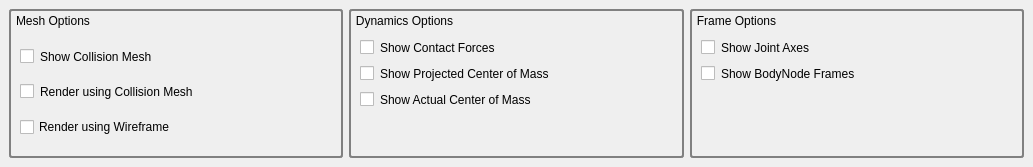
<?xml version="1.0" encoding="UTF-8"?>
<ui version="4.0">
 <class>Visualization_Tab</class>
 <widget class="QDockWidget" name="Visualization_Tab">
  <property name="geometry">
   <rect>
    <x>0</x>
    <y>0</y>
    <width>1033</width>
    <height>167</height>
   </rect>
  </property>
  <property name="autoFillBackground">
   <bool>false</bool>
  </property>
  <property name="styleSheet">
   <string notr="true">QDockWidget { 
   font: 0.5pt &quot;Ubuntu&quot;;
   color:rgb(255, 255, 255);
}
QDockWidget::title {
     text-align: left;
     subcontrol-position: top left;
     position: absolute;
     top: 0px; left: 0px; bottom: 0px;
 }
QDockWidget::close-button, QDockWidget::float-button {
    icon-size: 14px; /* maximum icon size */
 }
QDockWidget::close-button {
     subcontrol-position: top right;
     position: absolute;
     top: 0px; right: 5px; bottom: 0px;
     width: 14px;
 }

QDockWidget::float-button {
     subcontrol-position: top right;
     position: absolute;
     top: 0px; right: 20px; bottom: 0px;
     width: 14px;
 }</string>
  </property>
  <property name="windowTitle">
   <string>Visualization Tab</string>
  </property>
  <widget class="QWidget" name="dockWidgetContents">
   <layout class="QHBoxLayout" name="horizontalLayout_8">
    <item>
     <widget class="QGroupBox" name="groupBox">
      <property name="sizePolicy">
       <sizepolicy hsizetype="MinimumExpanding" vsizetype="MinimumExpanding">
        <horstretch>1</horstretch>
        <verstretch>1</verstretch>
       </sizepolicy>
      </property>
      <property name="styleSheet">
       <string notr="true">QGroupBox { 
   border: 2px solid gray; 
   border-radius: 3px; 
}

QGroupBox::title { 
    background-color: transparent;
    subcontrol-position: top left; /* position at the top left*/ 
    padding-top: 5px;
    padding-left: 5px;
 } </string>
      </property>
      <property name="title">
       <string>Mesh Options</string>
      </property>
      <layout class="QVBoxLayout" name="verticalLayout">
       <property name="topMargin">
        <number>27</number>
       </property>
       <item>
        <layout class="QHBoxLayout" name="horizontalLayout_2">
         <item>
          <widget class="QCheckBox" name="checkBoxShowCollisionMesh">
           <property name="styleSheet">
            <string notr="true">border: 0px solid gray; 
     border-radius: 3px; </string>
           </property>
           <property name="text">
            <string>Show Collision Mesh</string>
           </property>
          </widget>
         </item>
         <item>
          <spacer name="horizontalSpacer">
           <property name="orientation">
            <enum>Qt::Horizontal</enum>
           </property>
           <property name="sizeHint" stdset="0">
            <size>
             <width>40</width>
             <height>20</height>
            </size>
           </property>
          </spacer>
         </item>
        </layout>
       </item>
       <item>
        <layout class="QHBoxLayout" name="horizontalLayout">
         <item>
          <widget class="QCheckBox" name="checkBoxRenderUsingCollsionMesh">
           <property name="styleSheet">
            <string notr="true">border: 0px solid gray; 
     border-radius: 3px; </string>
           </property>
           <property name="text">
            <string>Render using Collision Mesh</string>
           </property>
          </widget>
         </item>
         <item>
          <spacer name="horizontalSpacer_2">
           <property name="orientation">
            <enum>Qt::Horizontal</enum>
           </property>
           <property name="sizeHint" stdset="0">
            <size>
             <width>40</width>
             <height>20</height>
            </size>
           </property>
          </spacer>
         </item>
        </layout>
       </item>
       <item>
        <layout class="QHBoxLayout" name="horizontalLayout_9">
         <item>
          <widget class="QCheckBox" name="checkBoxRenderWireframe">
           <property name="text">
            <string>Render using Wireframe</string>
           </property>
          </widget>
         </item>
         <item>
          <spacer name="horizontalSpacer_8">
           <property name="orientation">
            <enum>Qt::Horizontal</enum>
           </property>
           <property name="sizeHint" stdset="0">
            <size>
             <width>40</width>
             <height>20</height>
            </size>
           </property>
          </spacer>
         </item>
        </layout>
       </item>
      </layout>
     </widget>
    </item>
    <item>
     <widget class="QGroupBox" name="groupBox_2">
      <property name="sizePolicy">
       <sizepolicy hsizetype="MinimumExpanding" vsizetype="MinimumExpanding">
        <horstretch>1</horstretch>
        <verstretch>1</verstretch>
       </sizepolicy>
      </property>
      <property name="styleSheet">
       <string notr="true">QGroupBox { 
   border: 2px solid gray; 
   border-radius: 3px; 
}

QGroupBox::title { 
    background-color: transparent;
    subcontrol-position: top left; /* position at the top left*/ 
    padding-top: 5px;
    padding-left: 5px;
 } </string>
      </property>
      <property name="title">
       <string>Dynamics Options</string>
      </property>
      <layout class="QVBoxLayout" name="verticalLayout_2">
       <property name="topMargin">
        <number>27</number>
       </property>
       <item>
        <layout class="QHBoxLayout" name="horizontalLayout_3">
         <item>
          <widget class="QCheckBox" name="checkBoxShowContactForces">
           <property name="styleSheet">
            <string notr="true">border: 0px solid gray; 
     border-radius: 3px; </string>
           </property>
           <property name="text">
            <string>Show Contact Forces</string>
           </property>
          </widget>
         </item>
         <item>
          <spacer name="horizontalSpacer_3">
           <property name="orientation">
            <enum>Qt::Horizontal</enum>
           </property>
           <property name="sizeHint" stdset="0">
            <size>
             <width>40</width>
             <height>20</height>
            </size>
           </property>
          </spacer>
         </item>
        </layout>
       </item>
       <item>
        <layout class="QHBoxLayout" name="horizontalLayout_4">
         <item>
          <widget class="QCheckBox" name="checkBoxShowProjCoM">
           <property name="styleSheet">
            <string notr="true">border: 0px solid gray; 
     border-radius: 3px; </string>
           </property>
           <property name="text">
            <string>Show Projected Center of Mass</string>
           </property>
          </widget>
         </item>
         <item>
          <spacer name="horizontalSpacer_4">
           <property name="orientation">
            <enum>Qt::Horizontal</enum>
           </property>
           <property name="sizeHint" stdset="0">
            <size>
             <width>40</width>
             <height>20</height>
            </size>
           </property>
          </spacer>
         </item>
        </layout>
       </item>
       <item>
        <layout class="QHBoxLayout" name="horizontalLayout_5">
         <item>
          <widget class="QCheckBox" name="checkBoxShowCoM">
           <property name="styleSheet">
            <string notr="true">border: 0px solid gray; 
     border-radius: 3px; </string>
           </property>
           <property name="text">
            <string>Show Actual Center of Mass</string>
           </property>
          </widget>
         </item>
         <item>
          <spacer name="horizontalSpacer_5">
           <property name="orientation">
            <enum>Qt::Horizontal</enum>
           </property>
           <property name="sizeHint" stdset="0">
            <size>
             <width>40</width>
             <height>20</height>
            </size>
           </property>
          </spacer>
         </item>
        </layout>
       </item>
       <item>
        <spacer name="verticalSpacer_3">
         <property name="orientation">
          <enum>Qt::Vertical</enum>
         </property>
         <property name="sizeHint" stdset="0">
          <size>
           <width>20</width>
           <height>0</height>
          </size>
         </property>
        </spacer>
       </item>
      </layout>
     </widget>
    </item>
    <item>
     <widget class="QGroupBox" name="groupBox_3">
      <property name="sizePolicy">
       <sizepolicy hsizetype="MinimumExpanding" vsizetype="MinimumExpanding">
        <horstretch>1</horstretch>
        <verstretch>1</verstretch>
       </sizepolicy>
      </property>
      <property name="styleSheet">
       <string notr="true">QGroupBox { 
   border: 2px solid gray; 
   border-radius: 3px; 
}

QGroupBox::title { 
    background-color: transparent;
    subcontrol-position: top left; /* position at the top left*/ 
    padding-top: 5px;
    padding-left: 5px;
 } </string>
      </property>
      <property name="title">
       <string>Frame Options</string>
      </property>
      <layout class="QVBoxLayout" name="verticalLayout_3">
       <property name="topMargin">
        <number>27</number>
       </property>
       <item>
        <layout class="QHBoxLayout" name="horizontalLayout_6">
         <item>
          <widget class="QCheckBox" name="checkBoxShowJointAxes">
           <property name="styleSheet">
            <string notr="true">border: 0px solid gray; 
     border-radius: 3px; </string>
           </property>
           <property name="text">
            <string>Show Joint Axes</string>
           </property>
          </widget>
         </item>
         <item>
          <spacer name="horizontalSpacer_6">
           <property name="orientation">
            <enum>Qt::Horizontal</enum>
           </property>
           <property name="sizeHint" stdset="0">
            <size>
             <width>40</width>
             <height>20</height>
            </size>
           </property>
          </spacer>
         </item>
        </layout>
       </item>
       <item>
        <layout class="QHBoxLayout" name="horizontalLayout_7">
         <item>
          <widget class="QCheckBox" name="checkBoxShowBodyNodeFrames">
           <property name="styleSheet">
            <string notr="true">border: 0px solid gray; 
     border-radius: 3px; </string>
           </property>
           <property name="text">
            <string>Show BodyNode Frames</string>
           </property>
          </widget>
         </item>
         <item>
          <spacer name="horizontalSpacer_7">
           <property name="orientation">
            <enum>Qt::Horizontal</enum>
           </property>
           <property name="sizeHint" stdset="0">
            <size>
             <width>40</width>
             <height>20</height>
            </size>
           </property>
          </spacer>
         </item>
        </layout>
       </item>
       <item>
        <spacer name="verticalSpacer_2">
         <property name="orientation">
          <enum>Qt::Vertical</enum>
         </property>
         <property name="sizeHint" stdset="0">
          <size>
           <width>20</width>
           <height>27</height>
          </size>
         </property>
        </spacer>
       </item>
      </layout>
     </widget>
    </item>
   </layout>
  </widget>
 </widget>
 <resources/>
 <connections/>
</ui>
